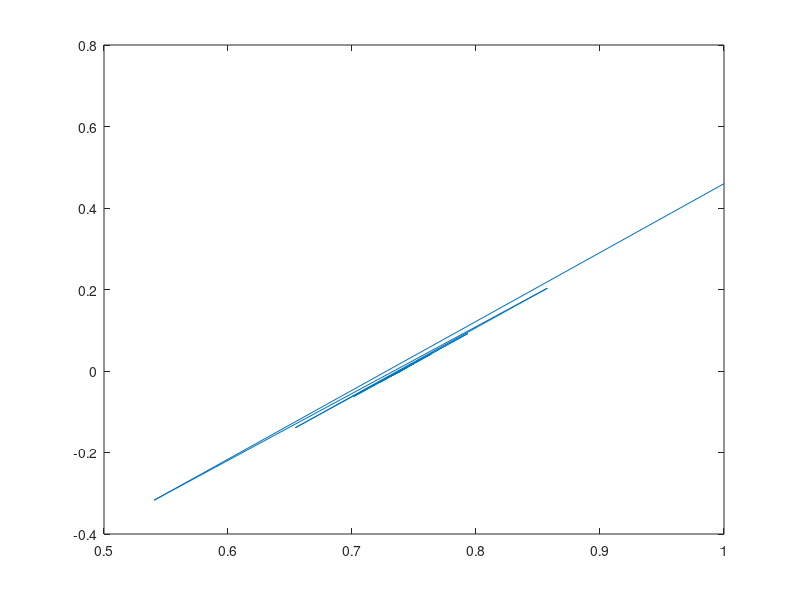

Recreate this plot in MATLAB.
%% Assessment: Fixed-Point Theorem and Newton-Raphson
% equation x - cos(x)
clear; clc; close all;
%% Variables

iter = 0;          % iteration counter
iterlim = 100;     % maximum number of iterations
elim = 1e-6;       % error tolerance
x0 = 0;            % initial guess (you can change this value)
x = x0;            % current approximation
e = 1e20;          % initialize error to a large number

pt_xt = [];        % fixed point x values
nr_xt = [];        % newton raphson x values

% Fixed-point iteration loop
while (e > elim) && (iter < iterlim)
    xnew = cos(x);          % g_function(x) = cos(x)
    e = abs(xnew - x);      % compute absolute error
    x = xnew;               % update the approximation
    iter = iter + 1;        % increment the iteration counter

    pt_xt(iter)= x;
    fprintf('iter %d: x = %.8f, e = %.8e\n', iter, x, e);
end
pt_fxt = pt_xt - cos(pt_xt);

% Newton Raphson iteration loop
x0 = 0;            % initial guess (you can change this value)
x = x0;            % current approximation
iter_2 = 1;
while ((e > elim) && (iter_2 < iterlim))
    f = x - cos(x);
    df = 1 + sin(x);

    xnew = x - (f/df);

    if (df ~= 0)
        xnew = x - (f/df);
    else
        fprintf('df = 0, end of iterations\n');
        break
    end

    e = abs(xnew - x);
    x = xnew;
    iter_2 = iter_2 + 1;

    nr_xt(iter_2) = x;

   
    fprintf('iter %d: x = %.6f, e = %.5e\n', iter, x, e);
end

nr_fxt = nr_xt - cos(nr_xt);

% Plot the graphs
figure(1)
plot(pt_xt, pt_fxt)
hold;
plot(nr_xt, nr_fxt)
